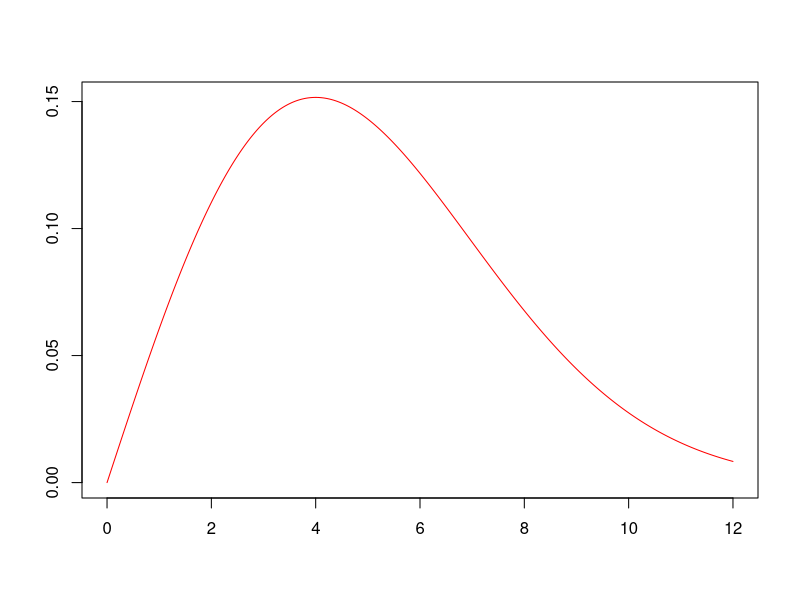
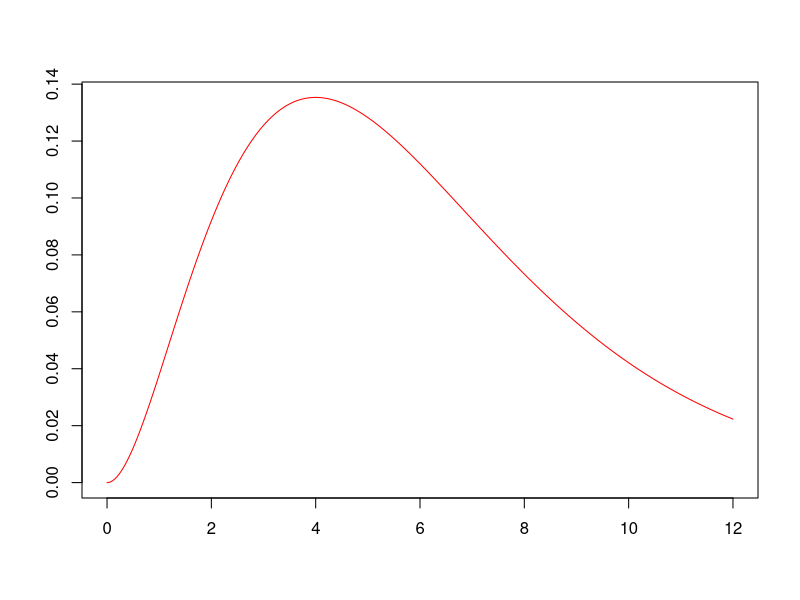

These charts were generated, in order, by the following R code: (Note: this script raises an error after producing the figures.)
################################################################
# Metropolis-Hastings Algorithm for Continuous Random Variable #
################################################################
set.seed(2)

# Example
# the function evaluating the Rayleigh density
f_x <- function(x, sigma){
  (x/sigma^2)*exp(-x^2/(2*sigma^2))
}
# plot the target function
# Rayleigh distribution with scale parameter 4.
y <- seq(0, 12, 0.01)
plot(y, f_x(y, 4), type = "l", col = "red", xlab = "", ylab = "")

# proposal distribution
# Chi-squared distribution with degrees of freedom at current time point (X_t)
# plot the chi-squared distribution (not a symmetric distribution)
y <- seq(0, 12, 0.01)
plot(y, dchisq(y, df = 6), type = "l", col = "red", xlab = "", ylab = "")


#the function sampling new point from the proposal distribution
q <- function(n, shape, rate){
  rgamma(n, shape = shape, rate = rate)
}

# the function evaluating the proposal function density
q_x <- function(x_t, shape, rate ){
  dgamma(x_t, shape = shape, rate = rate)
}

n <- 10000
x <- rep(0, n)

# initial value
x[1] <- 2

for(i in 1:n-1){
  xnew = q(1, shape = x[i], rate = 1)
  if(runif(1) < (f_x(xnew, sigma = 2)*q_x(x[i], shape = x[i], rate = 1))/(f_x(x[i], sigma = 2)*q_x(x[i], shape = x[i], rate = 1))){
    x[i+1] = xnew
  }else{
    x[i+1] = x[i]
  }
}

# # the function sampling new point from the proposal distribution
# q <- function(df){
#   rchisq(1, df = df)
# }
# 
# # the function evaluating the proposal function density
# q_x <- function(x, df){
#   dchisq(x, df = df)
# }
# 
# n <- 10000
# x <- rep(0, n)
# 
# # initial value
# x[1] <- 2
# 
# for(i in 1:(n-1)){
#   # pick new sample
#   xnew <- q(x[i])
#   # acceptance condition
#   if (runif(1) < (f_x(xnew, sigma = 4)*q_x(x[i], df = xnew))/(f_x(x[i], sigma = 4)*q_x(xnew, df = x[i]))){
#     x[i+1] <- xnew
#   }
#   else{
#     x[i+1] <- x[i]
#   }
# }

# draw the histogram and add the target function to the histogram
hist(x, prob = TRUE, ylim = c(0, 0.2))
y <- seq(0, 15, 0.01)
lines(y, f_x(y, 4), col = "red")


